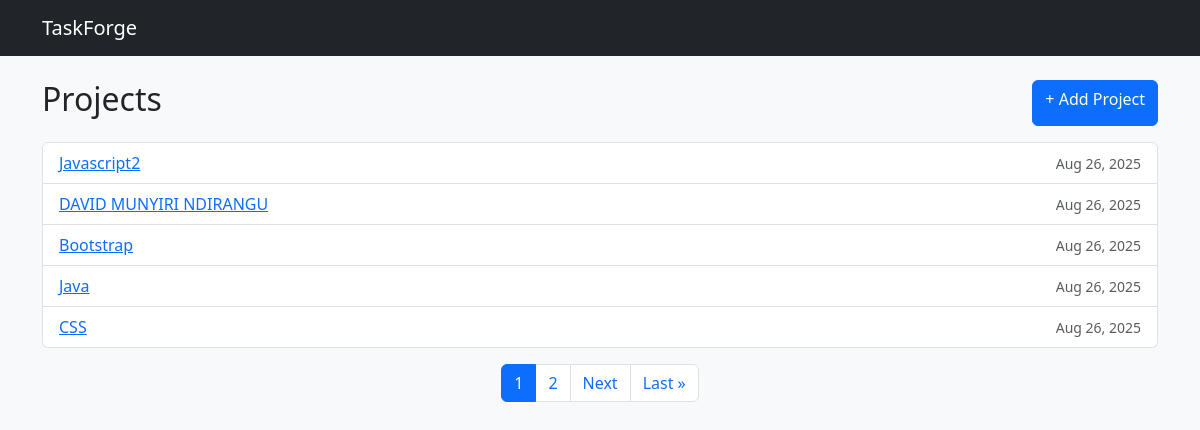
Page /projects/ on the earlier database version.
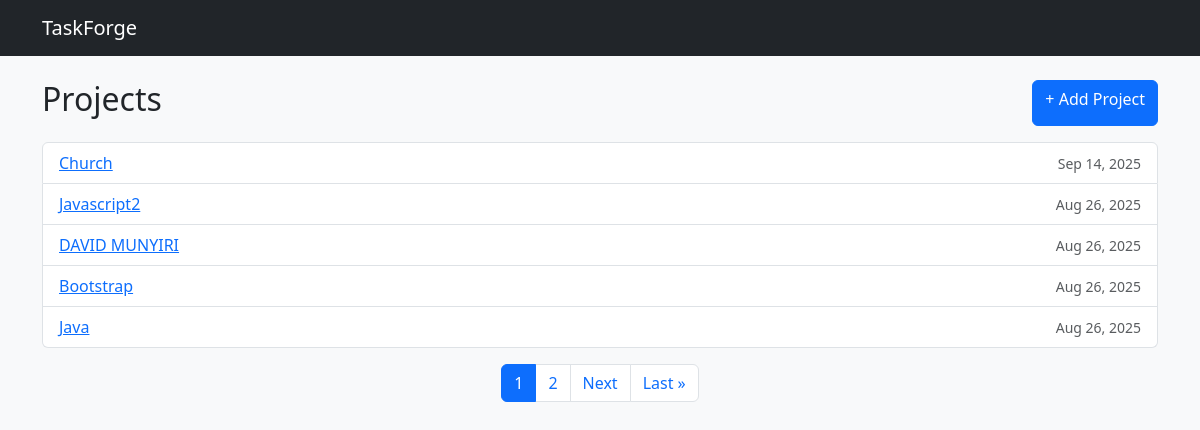
Same page on the later database version.
### tasks/models.py (models this page shows, shortened)
class Project(models.Model):
    name = models.CharField(max_length=200, unique=True)
    description = models.TextField(blank=True, null=True)
    created_at = models.DateTimeField(auto_now_add=True)
    slug = models.SlugField(max_length=200, unique=True, blank=True)
    class Meta:
        verbose_name_plural = "Projects"
        ordering =["-created_at"]

### tasks/views.py (the view)
# urls.py: path("projects/", views.project_list, name="project-list"),
def project_list(request):
    projects = Project.objects.all()
    paginator = Paginator(projects, 5)
    page_number = request.GET.get('page')
    page_obj = paginator.get_page(page_number)
    context = {
        'projects': projects,
        'page_obj': page_obj
    }
    return render(request, "tasks/project_list.html", context)

### tasks/templates/tasks/project_list.html (shortened to what this page needs)
{% extends "base.html" %}
{% block content %}
<div class="d-flex justify-content-between mb-3">
  <h2>Projects</h2>
  <a class="btn btn-primary" href="{% url 'create-project' %}">+ Add Project</a>
</div>
{% if projects %}
<ul class="list-group mb-3">
  {% for project in page_obj %}
  <li class="list-group-item d-flex justify-content-between align-items-center">
    <a href="{% url 'project-details' project.slug %}">{{ project.name }}</a>
    <small class="text-muted">{{ project.created_at|date:"M d, Y" }}</small>
  </li>
  {% endfor %}
</ul>
<nav aria-label="Page navigation">
  <ul class="pagination justify-content-center">
    {% for num in page_obj.paginator.page_range %}
      {% if page_obj.number == num %}
        <li class="page-item active">
          <span class="page-link">{{ num }}</span>
        </li>
      {% elif num > page_obj.number|add:'-3' and num < page_obj.number|add:'3' %}
        <li class="page-item">
          <a class="page-link" href="?page={{ num }}">{{ num }}</a>
        </li>
      {% endif %}
    {% endfor %}
    {% if page_obj.has_next %}
      <li class="page-item">
        <a class="page-link" href="?page={{ page_obj.next_page_number }}">Next</a>
      </li>
      <li class="page-item">
        <a class="page-link" href="?page={{ page_obj.paginator.num_pages }}">Last &raquo;</a>
      </li>
    {% endif %}
  </ul>
</nav>
{% else %}
<p class="text-muted">No projects yet.</p>
{% endif %}
{% endblock %}

Differences in the rows shown:
no longer on this page (row unchanged): Project: name "CSS", created_at "Aug 26, 2025"
added Project: name "Church", created_at "Sep 14, 2025"
changed Project: name "DAVID MUNYIRI NDIRANGU" → "DAVID MUNYIRI"
